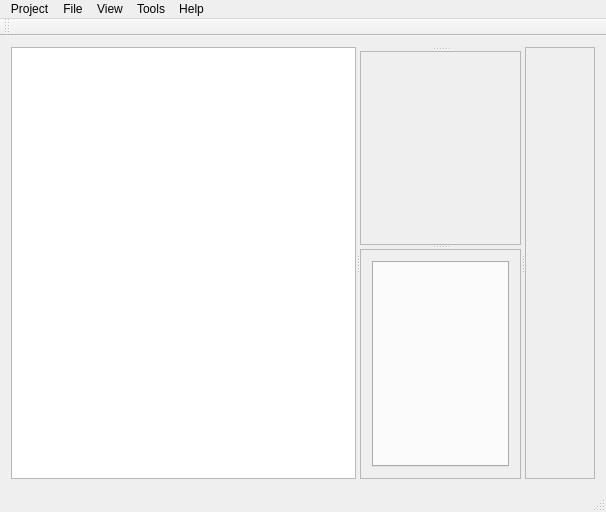
<?xml version="1.0" encoding="UTF-8"?>
<ui version="4.0">
 <class>MainWindow</class>
 <widget class="QMainWindow" name="MainWindow">
  <property name="geometry">
   <rect>
    <x>0</x>
    <y>0</y>
    <width>606</width>
    <height>512</height>
   </rect>
  </property>
  <property name="windowTitle">
   <string>PolpControl</string>
  </property>
  <property name="unifiedTitleAndToolBarOnMac">
   <bool>false</bool>
  </property>
  <widget class="QWidget" name="centralWidget">
   <layout class="QHBoxLayout" name="horizontalLayout">
    <item>
     <widget class="QSplitter" name="leftsplitter">
      <property name="orientation">
       <enum>Qt::Horizontal</enum>
      </property>
      <widget class="QListView" name="projectView">
       <property name="sizePolicy">
        <sizepolicy hsizetype="Preferred" vsizetype="Preferred">
         <horstretch>0</horstretch>
         <verstretch>0</verstretch>
        </sizepolicy>
       </property>
       <property name="selectionMode">
        <enum>QAbstractItemView::ExtendedSelection</enum>
       </property>
      </widget>
      <widget class="QSplitter" name="analesersplitter">
       <property name="orientation">
        <enum>Qt::Horizontal</enum>
       </property>
       <widget class="QSplitter" name="toolsplitter">
        <property name="orientation">
         <enum>Qt::Vertical</enum>
        </property>
        <widget class="QSplitter" name="viewsplitter">
         <property name="orientation">
          <enum>Qt::Vertical</enum>
         </property>
         <widget class="QStackedWidget" name="viewstackedWidget"/>
         <widget class="QScrollArea" name="controlscrollArea">
          <property name="widgetResizable">
           <bool>true</bool>
          </property>
          <widget class="QWidget" name="scrollAreaWidgetContents_2">
           <property name="geometry">
            <rect>
             <x>0</x>
             <y>0</y>
             <width>77</width>
             <height>188</height>
            </rect>
           </property>
           <layout class="QVBoxLayout" name="verticalLayout_2">
            <item>
             <widget class="QStackedWidget" name="controlstackedWidget"/>
            </item>
           </layout>
          </widget>
         </widget>
        </widget>
        <widget class="QScrollArea" name="toolscrollArea">
         <property name="widgetResizable">
          <bool>true</bool>
         </property>
         <widget class="QWidget" name="scrollAreaWidgetContents">
          <property name="geometry">
           <rect>
            <x>0</x>
            <y>0</y>
            <width>77</width>
            <height>226</height>
           </rect>
          </property>
          <layout class="QVBoxLayout" name="verticalLayout">
           <item>
            <widget class="QTabWidget" name="toolsWidget">
             <property name="documentMode">
              <bool>false</bool>
             </property>
             <property name="tabsClosable">
              <bool>true</bool>
             </property>
             <property name="movable">
              <bool>true</bool>
             </property>
            </widget>
           </item>
          </layout>
         </widget>
        </widget>
       </widget>
       <widget class="QScrollArea" name="analyserscrollArea">
        <property name="widgetResizable">
         <bool>true</bool>
        </property>
        <widget class="QWidget" name="scrollAreaWidgetContents_3">
         <property name="geometry">
          <rect>
           <x>0</x>
           <y>0</y>
           <width>77</width>
           <height>430</height>
          </rect>
         </property>
         <layout class="QVBoxLayout" name="verticalLayout_3">
          <item>
           <widget class="QStackedWidget" name="analyserstackedWidget">
            <property name="currentIndex">
             <number>0</number>
            </property>
            <widget class="QWidget" name="page"/>
            <widget class="QWidget" name="page_2"/>
           </widget>
          </item>
         </layout>
        </widget>
       </widget>
      </widget>
     </widget>
    </item>
   </layout>
  </widget>
  <widget class="QMenuBar" name="menuBar">
   <property name="geometry">
    <rect>
     <x>0</x>
     <y>0</y>
     <width>606</width>
     <height>22</height>
    </rect>
   </property>
   <widget class="QMenu" name="menuProject">
    <property name="title">
     <string>Project</string>
    </property>
    <widget class="QMenu" name="menuAdd_2">
     <property name="title">
      <string>Add ...</string>
     </property>
     <widget class="QMenu" name="menuSimulation">
      <property name="title">
       <string>Simulation</string>
      </property>
      <addaction name="separator"/>
     </widget>
     <widget class="QMenu" name="menuDevice">
      <property name="title">
       <string>Device</string>
      </property>
      <addaction name="separator"/>
     </widget>
     <addaction name="menuSimulation"/>
     <addaction name="menuDevice"/>
    </widget>
    <addaction name="actionNew"/>
    <addaction name="actionProjectOpen"/>
    <addaction name="actionProjectSave"/>
    <addaction name="actionProjectSave_As"/>
    <addaction name="separator"/>
    <addaction name="menuAdd_2"/>
   </widget>
   <widget class="QMenu" name="menuFile">
    <property name="title">
     <string>File</string>
    </property>
    <addaction name="actionFileNew"/>
    <addaction name="actionFileOpen"/>
    <addaction name="actionFileSave"/>
   </widget>
   <widget class="QMenu" name="menuView">
    <property name="title">
     <string>View</string>
    </property>
    <addaction name="separator"/>
   </widget>
   <widget class="QMenu" name="menuTools">
    <property name="title">
     <string>Tools</string>
    </property>
   </widget>
   <widget class="QMenu" name="menuHelp">
    <property name="title">
     <string>Help</string>
    </property>
   </widget>
   <addaction name="menuProject"/>
   <addaction name="menuFile"/>
   <addaction name="menuView"/>
   <addaction name="menuTools"/>
   <addaction name="menuHelp"/>
  </widget>
  <widget class="QToolBar" name="mainToolBar">
   <attribute name="toolBarArea">
    <enum>TopToolBarArea</enum>
   </attribute>
   <attribute name="toolBarBreak">
    <bool>false</bool>
   </attribute>
  </widget>
  <widget class="QStatusBar" name="statusBar"/>
  <action name="actionNew">
   <property name="text">
    <string>New project</string>
   </property>
  </action>
  <action name="actionProjectOpen">
   <property name="text">
    <string>Open</string>
   </property>
  </action>
  <action name="actionProjectSave">
   <property name="text">
    <string>Save</string>
   </property>
  </action>
  <action name="actionProjectSave_As">
   <property name="text">
    <string>Save As</string>
   </property>
  </action>
  <action name="actionFileOpen">
   <property name="text">
    <string>Open</string>
   </property>
  </action>
  <action name="actionFileNew">
   <property name="text">
    <string>New</string>
   </property>
  </action>
  <action name="actionFileSave">
   <property name="text">
    <string>Save</string>
   </property>
  </action>
 </widget>
 <layoutdefault spacing="6" margin="11"/>
 <resources/>
 <connections/>
</ui>
